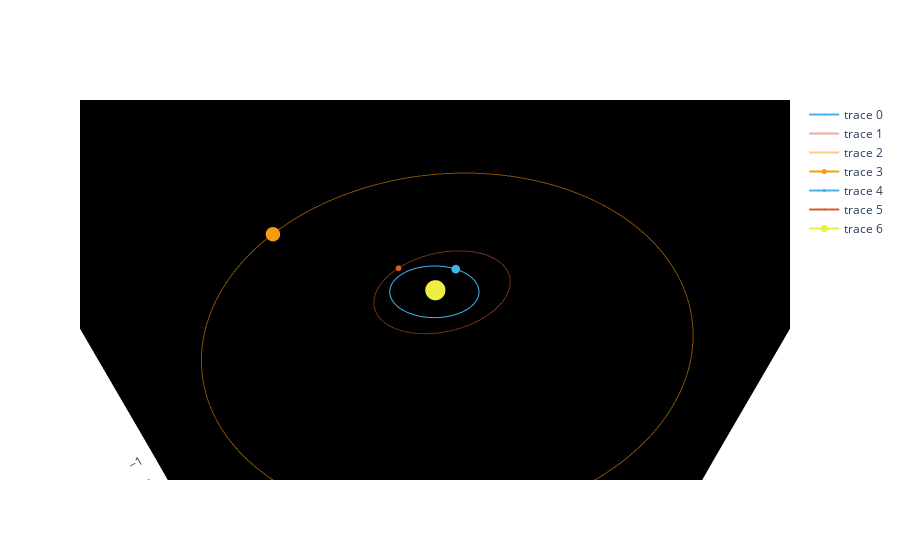

Notebook source saved alongside this figure:
### Code cell
import plotly.graph_objects as go
import numpy as np

fig = go.Figure(data=[go.Scatter3d(
    x=e_x,
    y=e_y,
    z=e_z,
    marker=dict(
        size=.1,
        color= '#42B3EF',
    ),
    )])

fig.add_trace(go.Scatter3d(
    x=m_x,
    y=m_y,
    z=m_z,
    opacity=0.5,
    marker=dict(
        size=.1,
        color= '#DA5C2E',
    ),
    ))

fig.add_trace(go.Scatter3d(
    x=j_x,
    y=j_y,
    z=j_z,
    opacity=0.5,
    marker=dict(
        size=.1,
        color= '#F89B10',
    ),
    ))

fig.add_trace(go.Scatter3d(
    x=[j_x[0]],
    y=[j_y[0]],
    z=[j_z[0]],
    opacity=1,
    marker=dict(
        size=5,
        color= '#F89B10',
    ),
    ))

fig.add_trace(go.Scatter3d(
    x=[e_x[0]],
    y=[e_y[0]],
    z=[e_z[0]],
    opacity=1,
    marker=dict(
        size=3,
        color= '#42B3EF',
    ),
    ))

fig.add_trace(go.Scatter3d(
    x=[m_x[0]],
    y=[m_y[0]],
    z=[m_z[0]],
    opacity=1,
    marker=dict(
        size=2,
        color= '#DA5C2E',
    ),
    ))

fig.add_trace(go.Scatter3d(
    x=[0],
    y=[0],
    z=[0],
    opacity=1,
    marker=dict(
        size=7,
        color= '#ECEF42',
    ),
    ))

fig.update_layout(
    scene = dict(
        xaxis = dict(nticks=4, range=[-6,6],),
                     yaxis = dict(nticks=4, range=[-6,6],),
                     zaxis = dict(nticks=4, range=[-1,1],),))


fig.update_layout(scene = dict(
                    xaxis = dict(
                         backgroundcolor="black",
                         gridcolor="black",
                         showbackground=True,
                         zerolinecolor="black",),
                    yaxis = dict(
                        backgroundcolor="black",
                        gridcolor="black",
                        showbackground=True,
                        zerolinecolor="black"),
                    zaxis = dict(
                        backgroundcolor="black",
                        gridcolor="black",
                        showbackground=True,
                        zerolinecolor="black",),),
                  )

fig.show()

### Figure 1 — Plotly figure (JSON) as saved in the notebook; plotly's stock layout.template omitted (floating-point values rounded to 4 significant figures; data arrays with more than 128 entries replaced by an {"elided": "..."} marker saying what was removed)
{"data": [{"marker": {"color": "#42B3EF", "size": 0.1}, "type": "scatter3d", "x": {"elided": "300 float values"}, "y": {"elided": "300 float values"}, "z": {"elided": "300 float values"}}, {"marker": {"color": "#DA5C2E", "size": 0.1}, "opacity": 0.5, "type": "scatter3d", "x": {"elided": "300 float values"}, "y": {"elided": "300 float values"}, "z": {"elided": "300 float values"}}, {"marker": {"color": "#F89B10", "size": 0.1}, "opacity": 0.5, "type": "scatter3d", "x": {"elided": "300 float values"}, "y": {"elided": "300 float values"}, "z": {"elided": "300 float values"}}, {"marker": {"color": "#F89B10", "size": 5}, "opacity": 1, "type": "scatter3d", "x": [1.226], "y": [-5.049], "z": [-0.006476]}, {"marker": {"color": "#42B3EF", "size": 3}, "opacity": 1, "type": "scatter3d", "x": [-0.9645], "y": [-0.2655], "z": [1.223e-05]}, {"marker": {"color": "#DA5C2E", "size": 2}, "opacity": 1, "type": "scatter3d", "x": [-0.1795], "y": [-1.459], "z": [-0.02618]}, {"marker": {"color": "#ECEF42", "size": 7}, "opacity": 1, "type": "scatter3d", "x": [0], "y": [0], "z": [0]}], "layout": {"autosize": true, "scene": {"aspectmode": "auto", "aspectratio": {"x": 1, "y": 1, "z": 1}, "camera": {"center": {"x": 0, "y": 0, "z": 0}, "eye": {"x": 0.496, "y": 0.496, "z": 0.496}, "projection": {"type": "perspective"}, "up": {"x": 0.005684, "y": -0.005652, "z": 1.0}}, "xaxis": {"backgroundcolor": "black", "gridcolor": "black", "nticks": 4, "range": [-6, 6], "showbackground": true, "type": "linear", "zerolinecolor": "black"}, "yaxis": {"backgroundcolor": "black", "gridcolor": "black", "nticks": 4, "range": [-6, 6], "showbackground": true, "type": "linear", "zerolinecolor": "black"}, "zaxis": {"backgroundcolor": "black", "gridcolor": "black", "nticks": 4, "range": [-1, 1], "showbackground": true, "type": "linear", "zerolinecolor": "black"}}}}
